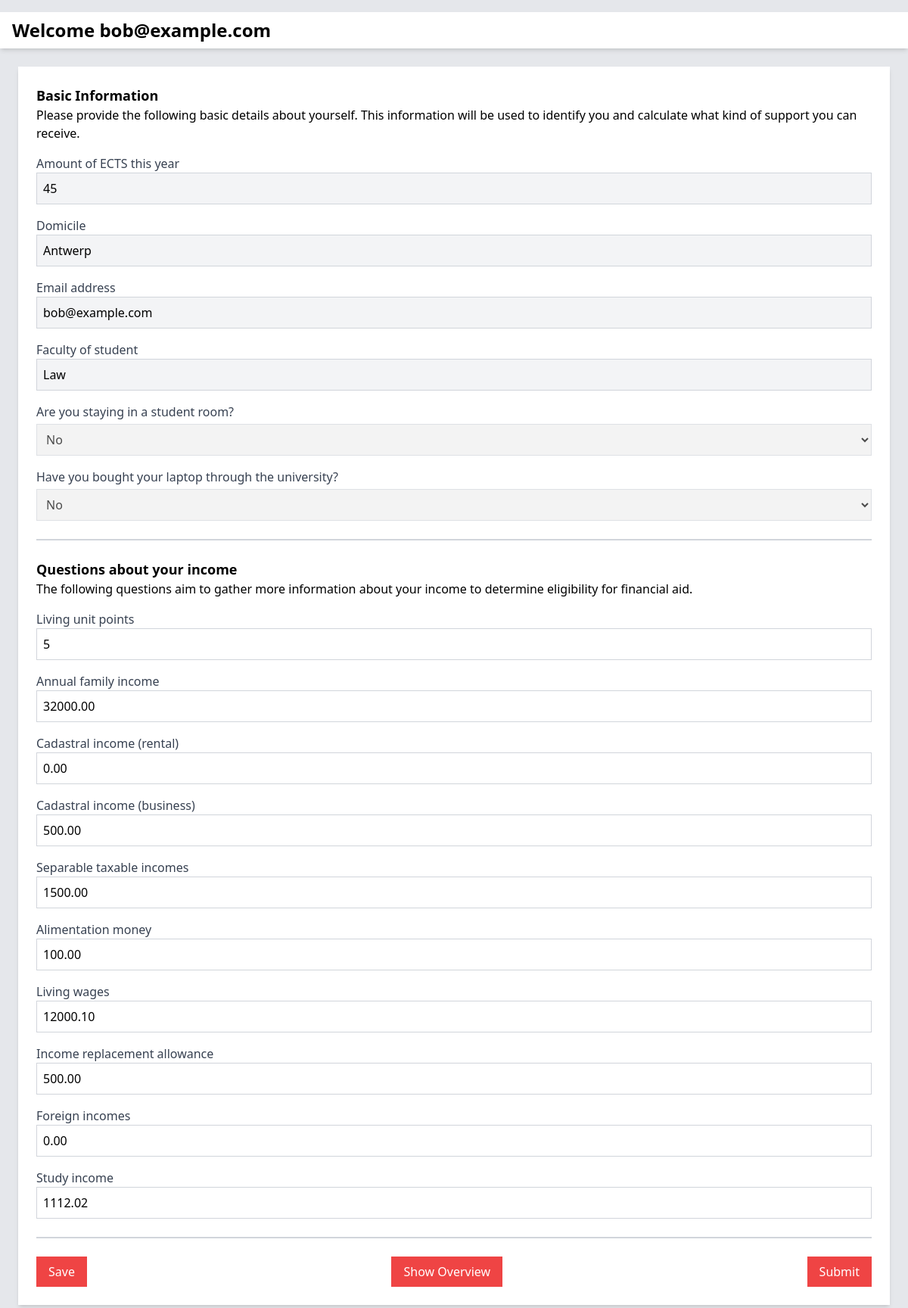
Before: /simulate/ (signed in) with the older database file.
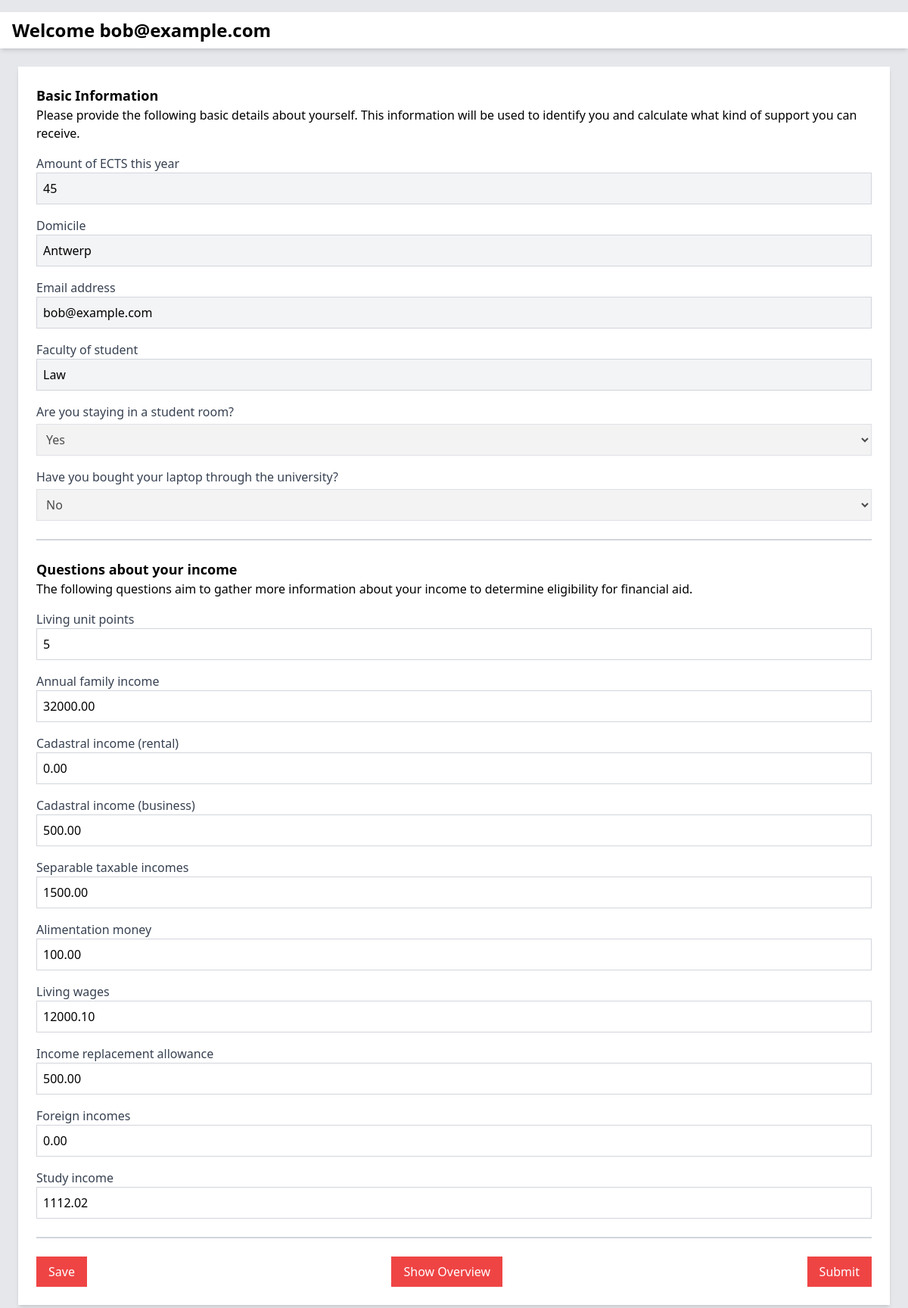
After: the same page with the newer database file.
### app/models.py (models this page shows, shortened)
class Question(models.Model):
    text = models.CharField(max_length=200, unique=True)
    tag = models.CharField(max_length=50, unique=True, null=True, blank=True)
    pub_date = models.DateTimeField(auto_now_add=True, null=True, blank=True)

class UserProfile(models.Model):
    user_id = models.AutoField(primary_key=True)
    password = models.CharField(max_length=128)  # You'd normally use Django's built-in User model with hashing
    email = models.EmailField()
    faculty = models.CharField(max_length=100)
    ects_amount = models.PositiveIntegerField()
    domicile = models.CharField(max_length=255)
    living_unit_points = models.IntegerField(null=True, blank=True)  # Points for living unit
    annual_family_income = models.DecimalField(max_digits=12, decimal_places=2)
    cadastral_income_rental = models.DecimalField(max_digits=12, decimal_places=2)
    cadastral_income_business = models.DecimalField(max_digits=12, decimal_places=2)
    separable_taxable_incomes = models.DecimalField(max_digits=12, decimal_places=2)
    alimentation_money = models.DecimalField(max_digits=12, decimal_places=2, null=True, blank=True)
    living_wages = models.DecimalField(max_digits=12, decimal_places=2)
    income_replacement_allowance = models.DecimalField(max_digits=12, decimal_places=2)
    foreign_incomes = models.DecimalField(max_digits=12, decimal_places=2)
    study_income = models.DecimalField(max_digits=12, decimal_places=2, null=True, blank=True)
    student_room = models.CharField(max_length=3, choices=[('yes', 'Yes'), ('no', 'No')], blank=True, null=True)
    laptop_purchased = models.CharField(max_length=3, choices=[('yes', 'Yes'), ('no', 'No')], blank=True, null=True)

### app/views.py (the view)
# urls.py: path('simulate/', views.simulate, name='simulate'),  # Simulate page
def simulate(request):
    if 'guest' in request.GET:
        if 'email' in request.session:
            del request.session['email']
    user_email = request.session.get('email')
    if not user_email and 'guest' not in request.GET:
        return redirect('index')
    header = f"Welcome {user_email}" if user_email else "Financial Simulation"
    username = user_email if user_email else "Guest"
    user = None
    if user_email:
        try:
            user = UserProfile.objects.get(email=user_email)
        except UserProfile.DoesNotExist:
            user = None
    context = {
        'username': username,
        'header': header,
        'user_email': user_email,  # Pass user_email to the template
        'basic_questions': Question.objects.filter(text__in=[
            "Email address", "Faculty of student", "Amount of ECTS this year", "Domicile"
        ]),
        'yes_no_questions': Question.objects.filter(text__in=[
            "Are you staying in a student room?", "Have you bought your laptop through the university?"
        ]),
        'income_questions': Question.objects.exclude(text__in=[
            "Email address", "Faculty of student", "Amount of ECTS this year",
            "Domicile", "Are you staying in a student room?", "Have you bought your laptop through the university?"
        ]),
        'yes_no_questions': [
            {
                'text': "Are you staying in a student room?",
                'tag': "student_room",
                'answer': user.student_room if user else ""
            },
            {
                'text': "Have you bought your laptop through the university?",
                'tag': "laptop_purchased",
                'answer': user.laptop_purchased if user else ""
            }
        ],
        'email': user.email if user else '',
        'faculty': user.faculty if user else '',
        'ects_amount': user.ects_amount if user else '',
        'domicile': user.domicile if user else '',
        'living_unit_points': user.living_unit_points if user else '',
        'annual_family_income': user.annual_family_income if user else '',
        'cadastral_income_rental': user.cadastral_income_rental if user else '',
        'cadastral_income_business': user.cadastral_income_business if user else '',
        'separable_taxable_incomes': user.separable_taxable_incomes if user else '',
        'alimentation_money': user.alimentation_money if user else '',
        'living_wages': user.living_wages if user else '',
        'income_replacement_allowance': user.income_replacement_allowance if user else '',
        'foreign_incomes': user.foreign_incomes if user else '',
        'study_income': user.study_income if user else '',
    }
    return render(request, 'account_info.html', context)

### app/templates/account_info.html (shortened to what this page needs)
<html lang="en">
<head>
    <script src="https://cdn.tailwindcss.com"></script>
    <link rel="stylesheet" href="https://cdnjs.cloudflare.com/ajax/libs/font-awesome/5.15.3/css/all.min.css">
</head>
<body class="bg-gray-200">
    <h1 class="text-2xl font-bold mt-4 bg-white px-4 py-2 shadow-md">
        {{ header }}
    </h1>
    <div class="flex flex-col items-center p-6">
        <div class="w-full max-w-6xl bg-white shadow-md p-6">
            <p class="text-lg font-semibold">Basic Information</p>
            <p>Please provide the following basic details about yourself. This information will be used to identify you and calculate what kind of support you can receive.</p>
            <form id="basic-form" class="space-y-4" method="POST">
                {% for question in basic_questions %}
                <div>
                    <label class="block text-gray-700" for="basic_question{{ forloop.counter }}">
                        {{ question.text }}
                    </label>
                    <input class="w-full p-2 border border-gray-300 {% if user_email %}bg-gray-100{% endif %}"
                           id="basic_question{{ forloop.counter }}"
                           name="basic_question{{ forloop.counter }}" type="text"
                           {% if user_email  %}readonly{% endif %}
                           value="{% if question.text == 'Email address' %}{{ email }}{% elif question.text == 'Faculty of student' %}{{ faculty }}{% elif question.text == 'Amount of ECTS this year' %}{{ ects_amount }}{% elif question.text == 'Domicile' %}{{ domicile }}{% endif %}">
                </div>
                {% endfor %}
            </form>
            <div>
                <form id="yes_no-form" class="space-y-4 mt-2">
                    {% for question in yes_no_questions %}
                    <div>
                        <label class="block text-gray-700 font-medium mb-1" for="yes_no_question{{ forloop.counter }}">
                            {{ question.text }}
                        </label>
                        <select class="w-full p-2 border border-gray-300" id="yes_no_question{{ forloop.counter }}" name="{{ question.tag }}"
                                {% if user_email %}disabled{% endif %}>
                            <option value="yes" {% if question.answer == "yes" %}selected{% endif %}>Yes</option>
                            <option value="no" {% if question.answer == "no" %}selected{% endif %}>No</option>
                        </select>
                    </div>
                    {% endfor %}
                </form>
            </div>
            <hr class="my-6 border-t-2 border-gray-300">
            <p class="text-lg font-semibold">Questions about your income</p>
            <p>The following questions aim to gather more information about your income to determine eligibility for financial aid.</p>
            <form id="income-form" class="space-y-4" method="POST">
                {% for question in income_questions %}
                <div>
                    <label class="block text-gray-700" for="income_question{{ forloop.counter }}">
                        {{ question.text }}
                    </label>
                    <input class="w-full p-2 border border-gray-300" id="income_question{{ forloop.counter }}"
                           name="{{ question.tag}}" type="text"
                           value="{% if question.text == 'Living unit points' %}{{ living_unit_points }}{% elif question.text == 'Annual family income' %}{{ annual_family_income }}{% elif question.text == 'Cadastral income (rental)' %}{{ cadastral_income_rental }}{% elif question.text == 'Cadastral income (business)' %}{{ cadastral_income_business }}{% elif question.text == 'Separable taxable incomes' %}{{ separable_taxable_incomes }}{% elif question.text == 'Alimentation money' %}{{ alimentation_money }}{% elif question.text == 'Living wages' %}{{ living_wages }}{% elif question.text == 'Income replacement allowance' %}{{ income_replacement_allowance }}{% elif question.text == 'Foreign incomes' %}{{ foreign_incomes }}{% elif question.text == 'Study income' %}{{ study_income }}{% endif %}">
                </div>
                {% endfor %}
            </form>
            <hr class="my-6 border-t-2 border-gray-300">
            <div class="flex justify-between mt-6">
                {% if user_email %}
                    <button id="save-button" class="bg-red-500 text-white py-2 px-4" type="button">Save</button>
                    <button class="bg-red-500 text-white py-2 px-4" type="button" onclick="window.location.href='{% url 'financial_overview' %}';">
                        Show Overview
                    </button>
                    <button class="bg-red-500 text-white py-2 px-4" type="button" id="submit-button" onclick="calculate_income()">
                        Submit
                    </button>
                {% endif %}
            </div>
        </div>
    </div>
</body>
</html>

Changed rows visible on the page:
changed UserProfile "Antwerp": student_room "No" → "Yes"
